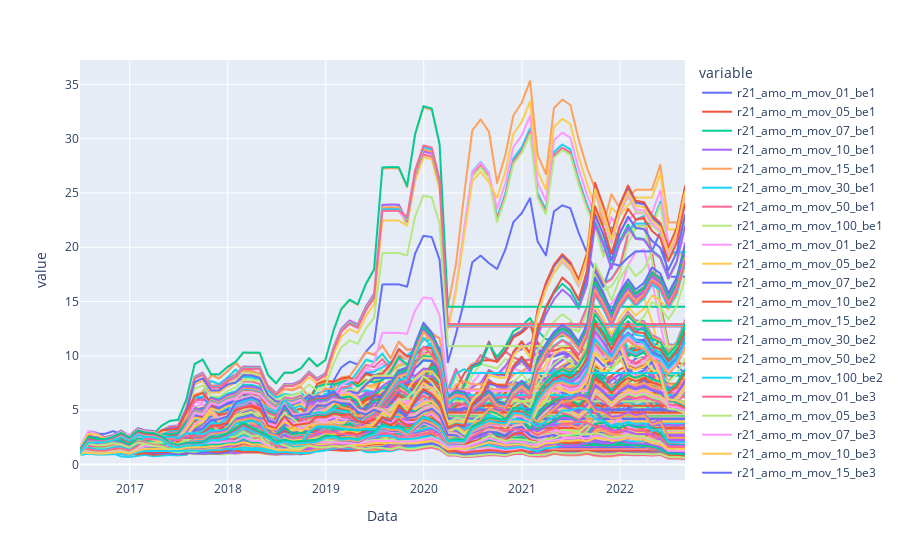

Notebook source saved alongside this figure:
### Code cell
px.line(Misc.join_column_names((Misc.eff_performance_dfs(
    '', 'M_D', 'amo', 'Mestrado'
)+1).cumprod()
))
